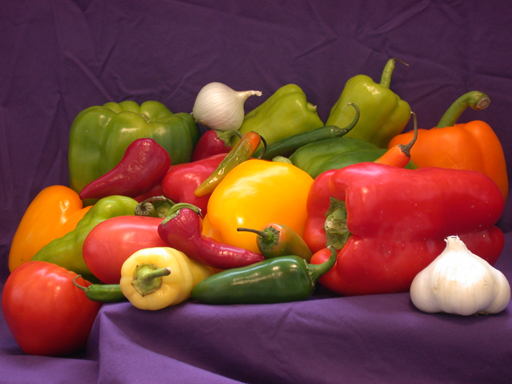
%> input picture 学习资料/《精通图像处理经典算法（MATLAB版）》配套资料/2/2-3-5/peppers.png, 512 x 384 px
$ octave tuxiangxuanzhuan.m   (GNU Octave 9; MATLAB toolbox functions it lacks are replaced by stand-ins)
%> lines starting %> are read from the running program, lines starting %| are printed output that depends on the picture
I=imread('peppers.png');
%> I is the input picture: size 384x512x3 uint8; mean R, G, B 120.8, 66.4, 57.6
I=rgb2gray(I);
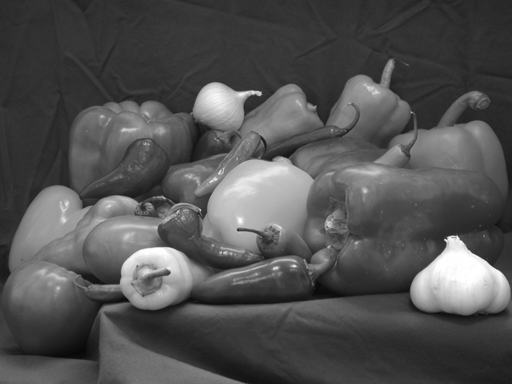
%> I: size 384x512 uint8; min 8, max 255, mean 81.7
subplot(2,2,1);
imshow(I);
title('原图');
I_rot30=imrotate(I,30,'nearest');  %旋转30度
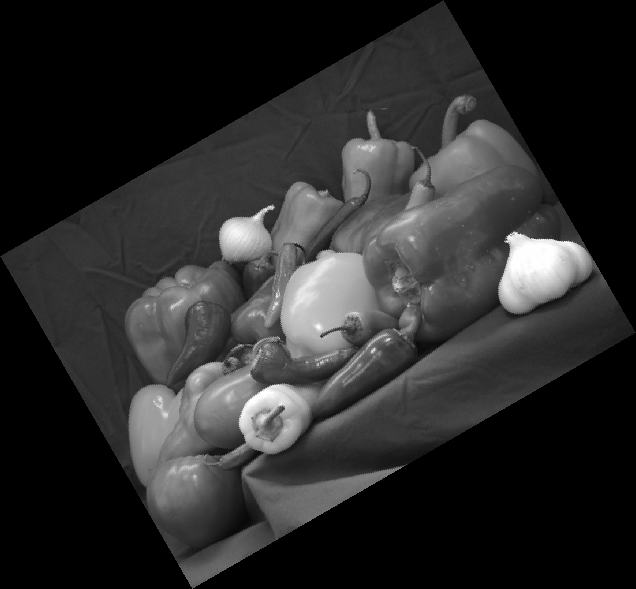
%> I_rot30: size 589x636 uint8; min 0, max 255, mean 42.9
subplot(2,2,2);
imshow(uint8(I_rot30));
title('旋转30度');
I_rot45=imrotate(I,45,'nearest');  %旋转45度
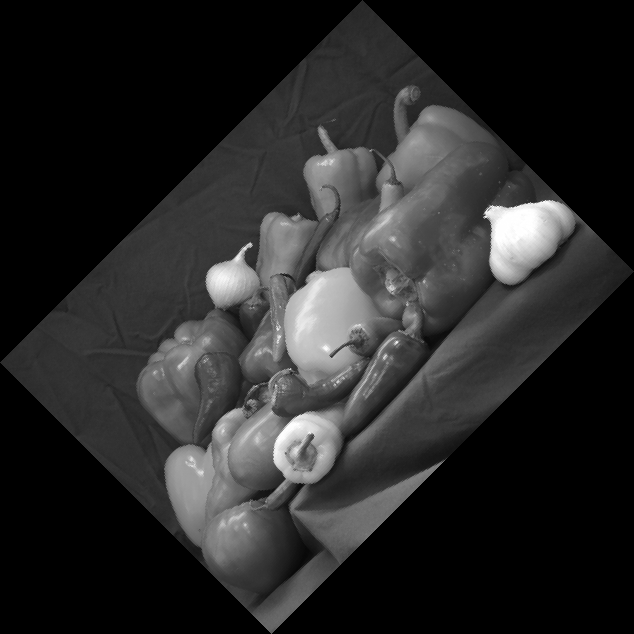
%> I_rot45: size 634x634 uint8; min 0, max 255, mean 40
subplot(2,2,3);
imshow(uint8(I_rot45));
title('旋转45度');
I_rot60=imrotate(I,60,'nearest');  %旋转60度
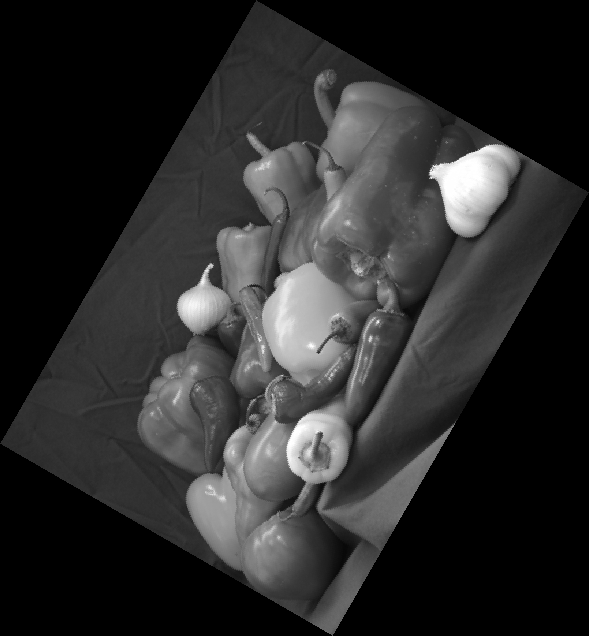
%> I_rot60: size 636x589 uint8; min 0, max 255, mean 42.9; mean of the top-left, top-right, bottom-left and bottom-right quarters 31.9, 53.9, 50, 35.6
subplot(2,2,4);
imshow(uint8(I_rot60));
title('旋转60度');
